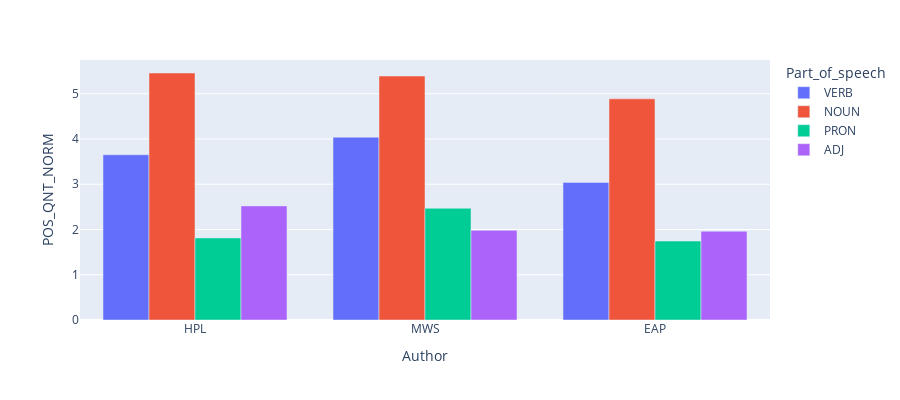

The cell this chart's notebook holds for it:
### Code cell
import plotly.express as px
fig = px.bar(df_pos, x="Author", y="POS_QNT_NORM", color='Part_of_speech', barmode='group',
             height=400)
fig.show()

### Figure 1 — Plotly figure (JSON) as saved in the notebook; plotly's stock layout.template omitted (floating-point values rounded to 4 significant figures)
{"data": [{"alignmentgroup": "True", "hovertemplate": "Part_of_speech=VERB<br>Author=%{x}<br>POS_QNT_NORM=%{y}<extra></extra>", "legendgroup": "VERB", "marker": {"color": "#636efa"}, "name": "VERB", "offsetgroup": "VERB", "orientation": "v", "showlegend": true, "textposition": "auto", "type": "bar", "x": ["HPL", "MWS", "EAP"], "xaxis": "x", "y": [3.651, 4.039, 3.041], "yaxis": "y"}, {"alignmentgroup": "True", "hovertemplate": "Part_of_speech=NOUN<br>Author=%{x}<br>POS_QNT_NORM=%{y}<extra></extra>", "legendgroup": "NOUN", "marker": {"color": "#EF553B"}, "name": "NOUN", "offsetgroup": "NOUN", "orientation": "v", "showlegend": true, "textposition": "auto", "type": "bar", "x": ["HPL", "MWS", "EAP"], "xaxis": "x", "y": [5.458, 5.39, 4.887], "yaxis": "y"}, {"alignmentgroup": "True", "hovertemplate": "Part_of_speech=PRON<br>Author=%{x}<br>POS_QNT_NORM=%{y}<extra></extra>", "legendgroup": "PRON", "marker": {"color": "#00cc96"}, "name": "PRON", "offsetgroup": "PRON", "orientation": "v", "showlegend": true, "textposition": "auto", "type": "bar", "x": ["HPL", "MWS", "EAP"], "xaxis": "x", "y": [1.813, 2.47, 1.745], "yaxis": "y"}, {"alignmentgroup": "True", "hovertemplate": "Part_of_speech=ADJ<br>Author=%{x}<br>POS_QNT_NORM=%{y}<extra></extra>", "legendgroup": "ADJ", "marker": {"color": "#ab63fa"}, "name": "ADJ", "offsetgroup": "ADJ", "orientation": "v", "showlegend": true, "textposition": "auto", "type": "bar", "x": ["HPL", "MWS", "EAP"], "xaxis": "x", "y": [2.522, 1.982, 1.962], "yaxis": "y"}], "layout": {"barmode": "group", "height": 400, "legend": {"title": {"text": "Part_of_speech"}, "tracegroupgap": 0}, "margin": {"t": 60}, "xaxis": {"anchor": "y", "domain": [0, 1], "title": {"text": "Author"}}, "yaxis": {"anchor": "x", "domain": [0, 1], "title": {"text": "POS_QNT_NORM"}}}}
